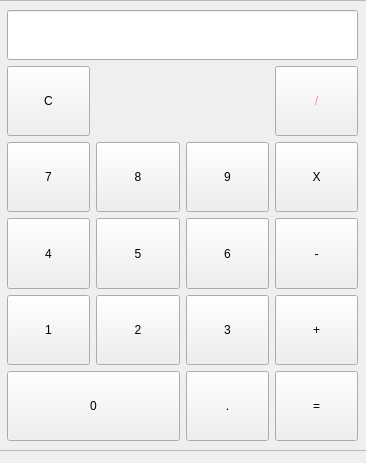
<?xml version="1.0" encoding="UTF-8"?>
<ui version="4.0">
 <class>Form</class>
 <widget class="QWidget" name="Form">
  <property name="geometry">
   <rect>
    <x>0</x>
    <y>0</y>
    <width>366</width>
    <height>463</height>
   </rect>
  </property>
  <property name="windowTitle">
   <string>Form</string>
  </property>
  <widget class="QFrame" name="frame">
   <property name="geometry">
    <rect>
     <x>-3</x>
     <y>0</y>
     <width>371</width>
     <height>451</height>
    </rect>
   </property>
   <property name="frameShape">
    <enum>QFrame::StyledPanel</enum>
   </property>
   <property name="frameShadow">
    <enum>QFrame::Raised</enum>
   </property>
   <layout class="QGridLayout" name="gridLayout">
    <item row="0" column="0" colspan="4">
     <widget class="QLineEdit" name="lineEdit">
      <property name="minimumSize">
       <size>
        <width>40</width>
        <height>50</height>
       </size>
      </property>
     </widget>
    </item>
    <item row="1" column="0">
     <widget class="QPushButton" name="pushButton_2">
      <property name="sizePolicy">
       <sizepolicy hsizetype="Expanding" vsizetype="Expanding">
        <horstretch>0</horstretch>
        <verstretch>0</verstretch>
       </sizepolicy>
      </property>
      <property name="minimumSize">
       <size>
        <width>48</width>
        <height>48</height>
       </size>
      </property>
      <property name="text">
       <string>C</string>
      </property>
      <property name="flat">
       <bool>false</bool>
      </property>
     </widget>
    </item>
    <item row="4" column="1">
     <widget class="QPushButton" name="pushButton_14">
      <property name="sizePolicy">
       <sizepolicy hsizetype="Expanding" vsizetype="Expanding">
        <horstretch>0</horstretch>
        <verstretch>0</verstretch>
       </sizepolicy>
      </property>
      <property name="minimumSize">
       <size>
        <width>48</width>
        <height>48</height>
       </size>
      </property>
      <property name="text">
       <string>2</string>
      </property>
      <property name="flat">
       <bool>false</bool>
      </property>
     </widget>
    </item>
    <item row="6" column="0" colspan="2">
     <widget class="QPushButton" name="pushButton_17">
      <property name="sizePolicy">
       <sizepolicy hsizetype="Expanding" vsizetype="Expanding">
        <horstretch>0</horstretch>
        <verstretch>0</verstretch>
       </sizepolicy>
      </property>
      <property name="minimumSize">
       <size>
        <width>48</width>
        <height>48</height>
       </size>
      </property>
      <property name="text">
       <string>0</string>
      </property>
      <property name="flat">
       <bool>false</bool>
      </property>
     </widget>
    </item>
    <item row="6" column="2">
     <widget class="QPushButton" name="pushButton_19">
      <property name="sizePolicy">
       <sizepolicy hsizetype="Expanding" vsizetype="Expanding">
        <horstretch>0</horstretch>
        <verstretch>0</verstretch>
       </sizepolicy>
      </property>
      <property name="minimumSize">
       <size>
        <width>48</width>
        <height>48</height>
       </size>
      </property>
      <property name="text">
       <string>.</string>
      </property>
      <property name="flat">
       <bool>false</bool>
      </property>
     </widget>
    </item>
    <item row="1" column="3">
     <widget class="QPushButton" name="pushButton_3">
      <property name="sizePolicy">
       <sizepolicy hsizetype="Expanding" vsizetype="Expanding">
        <horstretch>0</horstretch>
        <verstretch>0</verstretch>
       </sizepolicy>
      </property>
      <property name="minimumSize">
       <size>
        <width>48</width>
        <height>48</height>
       </size>
      </property>
      <property name="styleSheet">
       <string notr="true">color : rgb(255, 135, 146); 
font-style: bold; </string>
      </property>
      <property name="text">
       <string>/</string>
      </property>
      <property name="flat">
       <bool>false</bool>
      </property>
     </widget>
    </item>
    <item row="4" column="3">
     <widget class="QPushButton" name="pushButton_16">
      <property name="sizePolicy">
       <sizepolicy hsizetype="Expanding" vsizetype="Expanding">
        <horstretch>0</horstretch>
        <verstretch>0</verstretch>
       </sizepolicy>
      </property>
      <property name="minimumSize">
       <size>
        <width>48</width>
        <height>48</height>
       </size>
      </property>
      <property name="text">
       <string>+</string>
      </property>
      <property name="flat">
       <bool>false</bool>
      </property>
     </widget>
    </item>
    <item row="3" column="0">
     <widget class="QPushButton" name="pushButton_9">
      <property name="sizePolicy">
       <sizepolicy hsizetype="Expanding" vsizetype="Expanding">
        <horstretch>0</horstretch>
        <verstretch>0</verstretch>
       </sizepolicy>
      </property>
      <property name="minimumSize">
       <size>
        <width>48</width>
        <height>48</height>
       </size>
      </property>
      <property name="text">
       <string>4</string>
      </property>
      <property name="flat">
       <bool>false</bool>
      </property>
     </widget>
    </item>
    <item row="3" column="3">
     <widget class="QPushButton" name="pushButton_12">
      <property name="sizePolicy">
       <sizepolicy hsizetype="Expanding" vsizetype="Expanding">
        <horstretch>0</horstretch>
        <verstretch>0</verstretch>
       </sizepolicy>
      </property>
      <property name="minimumSize">
       <size>
        <width>48</width>
        <height>48</height>
       </size>
      </property>
      <property name="text">
       <string>-</string>
      </property>
      <property name="flat">
       <bool>false</bool>
      </property>
     </widget>
    </item>
    <item row="2" column="0">
     <widget class="QPushButton" name="pushButton_5">
      <property name="sizePolicy">
       <sizepolicy hsizetype="Expanding" vsizetype="Expanding">
        <horstretch>0</horstretch>
        <verstretch>0</verstretch>
       </sizepolicy>
      </property>
      <property name="minimumSize">
       <size>
        <width>48</width>
        <height>48</height>
       </size>
      </property>
      <property name="text">
       <string>7</string>
      </property>
      <property name="flat">
       <bool>false</bool>
      </property>
     </widget>
    </item>
    <item row="3" column="2">
     <widget class="QPushButton" name="pushButton_11">
      <property name="sizePolicy">
       <sizepolicy hsizetype="Expanding" vsizetype="Expanding">
        <horstretch>0</horstretch>
        <verstretch>0</verstretch>
       </sizepolicy>
      </property>
      <property name="minimumSize">
       <size>
        <width>48</width>
        <height>48</height>
       </size>
      </property>
      <property name="text">
       <string>6</string>
      </property>
      <property name="flat">
       <bool>false</bool>
      </property>
     </widget>
    </item>
    <item row="2" column="2">
     <widget class="QPushButton" name="pushButton_7">
      <property name="sizePolicy">
       <sizepolicy hsizetype="Expanding" vsizetype="Expanding">
        <horstretch>0</horstretch>
        <verstretch>0</verstretch>
       </sizepolicy>
      </property>
      <property name="minimumSize">
       <size>
        <width>48</width>
        <height>48</height>
       </size>
      </property>
      <property name="text">
       <string>9</string>
      </property>
      <property name="flat">
       <bool>false</bool>
      </property>
     </widget>
    </item>
    <item row="2" column="1">
     <widget class="QPushButton" name="pushButton_6">
      <property name="sizePolicy">
       <sizepolicy hsizetype="Expanding" vsizetype="Expanding">
        <horstretch>0</horstretch>
        <verstretch>0</verstretch>
       </sizepolicy>
      </property>
      <property name="minimumSize">
       <size>
        <width>48</width>
        <height>48</height>
       </size>
      </property>
      <property name="text">
       <string>8</string>
      </property>
      <property name="flat">
       <bool>false</bool>
      </property>
     </widget>
    </item>
    <item row="3" column="1">
     <widget class="QPushButton" name="pushButton_10">
      <property name="sizePolicy">
       <sizepolicy hsizetype="Expanding" vsizetype="Expanding">
        <horstretch>0</horstretch>
        <verstretch>0</verstretch>
       </sizepolicy>
      </property>
      <property name="minimumSize">
       <size>
        <width>48</width>
        <height>48</height>
       </size>
      </property>
      <property name="text">
       <string>5</string>
      </property>
      <property name="flat">
       <bool>false</bool>
      </property>
     </widget>
    </item>
    <item row="2" column="3">
     <widget class="QPushButton" name="pushButton_8">
      <property name="sizePolicy">
       <sizepolicy hsizetype="Expanding" vsizetype="Expanding">
        <horstretch>0</horstretch>
        <verstretch>0</verstretch>
       </sizepolicy>
      </property>
      <property name="minimumSize">
       <size>
        <width>48</width>
        <height>48</height>
       </size>
      </property>
      <property name="text">
       <string>X</string>
      </property>
      <property name="flat">
       <bool>false</bool>
      </property>
     </widget>
    </item>
    <item row="4" column="0">
     <widget class="QPushButton" name="pushButton_13">
      <property name="sizePolicy">
       <sizepolicy hsizetype="Expanding" vsizetype="Expanding">
        <horstretch>0</horstretch>
        <verstretch>0</verstretch>
       </sizepolicy>
      </property>
      <property name="minimumSize">
       <size>
        <width>48</width>
        <height>48</height>
       </size>
      </property>
      <property name="text">
       <string>1</string>
      </property>
      <property name="flat">
       <bool>false</bool>
      </property>
     </widget>
    </item>
    <item row="4" column="2">
     <widget class="QPushButton" name="pushButton_15">
      <property name="sizePolicy">
       <sizepolicy hsizetype="Expanding" vsizetype="Expanding">
        <horstretch>0</horstretch>
        <verstretch>0</verstretch>
       </sizepolicy>
      </property>
      <property name="minimumSize">
       <size>
        <width>48</width>
        <height>48</height>
       </size>
      </property>
      <property name="text">
       <string>3</string>
      </property>
      <property name="flat">
       <bool>false</bool>
      </property>
     </widget>
    </item>
    <item row="6" column="3">
     <widget class="QPushButton" name="pushButton_20">
      <property name="sizePolicy">
       <sizepolicy hsizetype="Expanding" vsizetype="Expanding">
        <horstretch>0</horstretch>
        <verstretch>0</verstretch>
       </sizepolicy>
      </property>
      <property name="minimumSize">
       <size>
        <width>48</width>
        <height>48</height>
       </size>
      </property>
      <property name="text">
       <string>=</string>
      </property>
      <property name="flat">
       <bool>false</bool>
      </property>
     </widget>
    </item>
   </layout>
  </widget>
  <action name="actiongg">
   <property name="text">
    <string>gg</string>
   </property>
   <property name="menuRole">
    <enum>QAction::NoRole</enum>
   </property>
  </action>
 </widget>
 <resources/>
 <connections/>
</ui>
